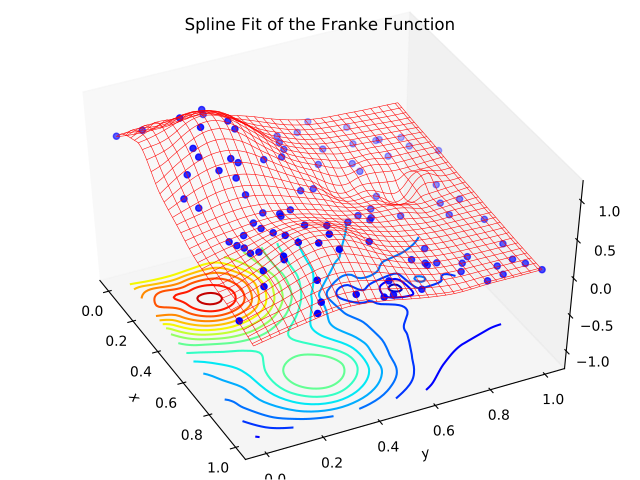

Python code for this plot:
#!/usr/bin/env python
"``naginterfaces.library.fit.dim2_spline_ts_sctr`` Python Example."

# NAG Copyright 2017-2018.

# pylint: disable=invalid-name,too-many-locals

def main():
    """
    Example for :func:`naginterfaces.library.fit.dim2_spline_ts_sctr`.

    Spline approximation to a set of scattered data using a two-stage
    approximation method.

    >>> main()
    naginterfaces.library.fit.dim2_spline_ts_sctr Python Example Results.
    Fit a spline for the Franke function.
    Spline value at (0.00, 0.00) is 0.76.
    """

    import numpy as np

    from naginterfaces.library import fit, rand

    print(
        'naginterfaces.library.fit.dim2_spline_ts_sctr '
        'Python Example Results.'
    )
    print('Fit a spline for the Franke function.')

    # Generate some scattered (x,y) data;
    # 100 pseudorandom uniformly-distributed values
    # on (0,1] using the Wichmann-Hill I generator:
    statecomm = rand.init_repeat(genid=2, seed=[32958])
    n = 100
    x = rand.dist_uniform01(n, statecomm)
    y = rand.dist_uniform01(n, statecomm)
    # Ensure that the bounding box includes the
    # corners (0,0) and (1,1):
    x[0], y[0] = 0., 0.
    x[-1], y[-1] = 1., 1.

    # The Franke function values for that scattered data:
    f = (
        0.75*np.exp(
            -(
                (9.*x-2.)**2 +
                (9.*y-2.)**2
            )/4.
        ) +
        0.75*np.exp(
            -(9.*x+1.)**2/49. -
            (9.*y+1.)/10.
        ) +
        0.5*np.exp(
            -(
                (9.*x-7.)**2 +
                (9.*y-3.)**2
            )/4.
        ) -
        0.2*np.exp(
            -(9.*x-4.)**2 -
            (9.*y-7.)**2
        )
    )

    # The configuration for the spline fit.
    # Grid size:
    nxcels = 6
    nycels = 6
    # Global smoothing level:
    gsmoothness = 1
    # Parameters for the local fit:
    lsminp = 3
    lsmaxp = 100

    # Initialize the fitting routine and set some algorithmic options
    # for it:
    comm = {}
    for fit_opt in [
            'Initialize = dim2_spline_ts_sctr',
            'Global Smoothing Level = {:d}'.format(gsmoothness),
            'Averaged Spline = Yes',
            'Local Method = Polynomial',
            'Minimum Singular Value LPA = {:f}'.format(1./32.),
            'Polynomial Starting Degree = 3',
    ]:
        fit.opt_set(fit_opt, comm)

    # Compute the spline coefficients:
    fit.dim2_spline_ts_sctr(
        x, y, f, lsminp, lsmaxp, nxcels, nycels, comm,
    )

    # Evaluate the spline at a point (two vectors of singletons):
    x_eval = 0.
    y_eval = 0.
    print('Spline value at ({:.2f}, {:.2f}) is {:.2f}.'.format(
        x_eval, y_eval, fit.dim2_spline_ts_evalv([x_eval], [y_eval], comm)[0],
    ))

    x_m = np.linspace(0, 1, 101)
    y_m = np.linspace(0, 1, 101)
    z_m = fit.dim2_spline_ts_evalm(x_m, y_m, comm)

    X, Y = np.meshgrid(x_m, y_m, indexing='ij')

    import matplotlib.pyplot as plt
    from mpl_toolkits.mplot3d import Axes3D
    from matplotlib import cm
    fig = plt.figure()
    ax = Axes3D(fig)
    ax.grid(False)
    ax.plot_wireframe(X, Y, z_m, color='red', linewidths=0.4)
    ax.scatter(x, y, f, c='blue')
    ax.contour(X, Y, z_m, 15, offset=-1.2, cmap=cm.jet)
    ax.set_title('Spline Fit of the Franke Function')
    ax.set_xlabel(r'$\mathit{x}$')
    ax.set_ylabel(r'$\mathit{y}$')
    ax.set_zlim3d(-1.2, 1.2)
    ax.azim = -20
    ax.elev = 20
    plt.show()


if __name__ == '__main__':
    import doctest
    import sys
    sys.exit(
        doctest.testmod(
            None, verbose=True, report=False,
            optionflags=doctest.REPORT_NDIFF,
        ).failed
    )
